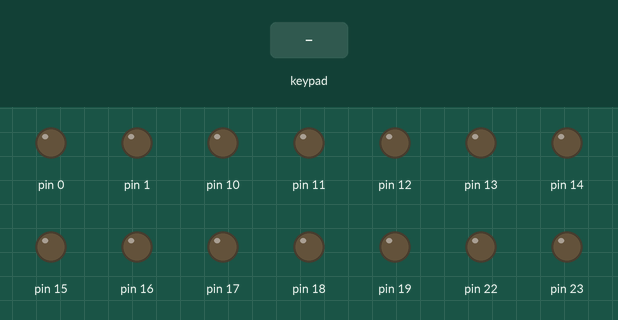
Recording of a program running on a simulated Arduino Uno, built with avr-gcc and run on an emulated ATmega328P. Parts: output pins drawn as LEDs (lit = HIGH). The inputs (shaded band) are chosen by the test bench.

Above: at 1.2 s.
1.3 s: keypad keys 9 8 7 6 pressed 0.4 s apart
At 3.4 s:
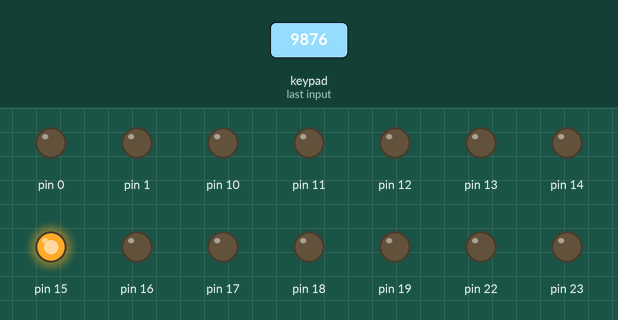
4.4 s: key '1' pressed
At 4.9 s:
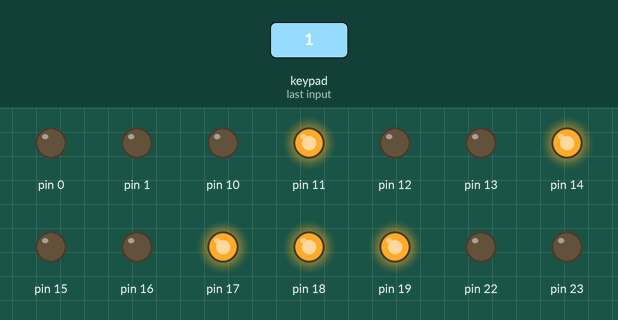
5.9 s: key '2' pressed
At 7.1 s:
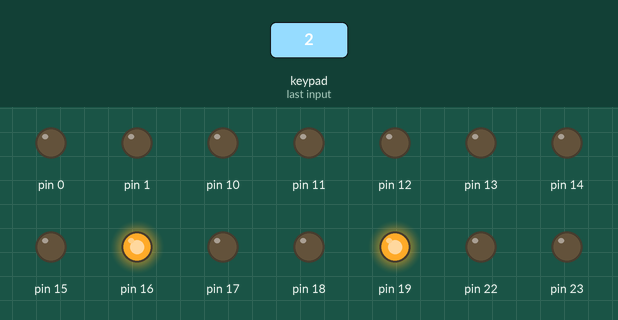
7.4 s: keypad keys 5 4 3 2 pressed 0.4 s apart
At 7.6 s:
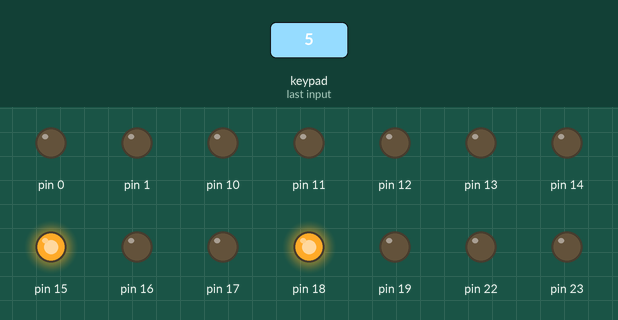
10.5 s: key '0' pressed
At 10.8 s:
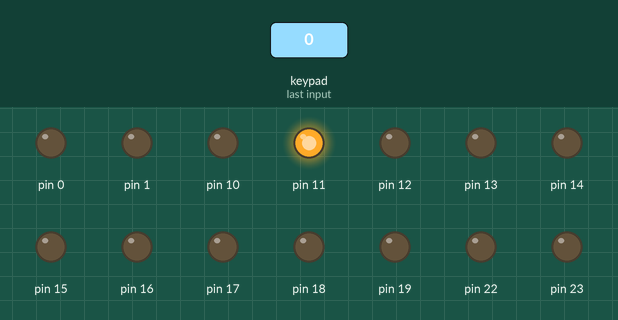
12.0 s: key '3' pressed
At 13.0 s:
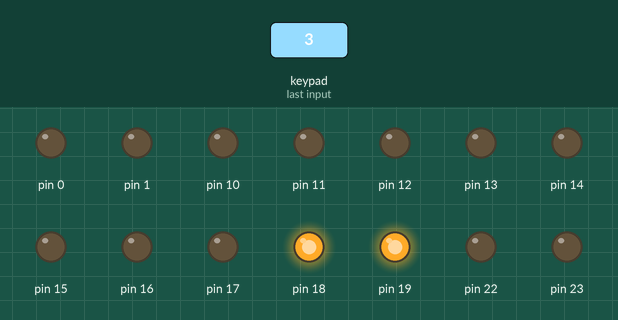
Timing chart, 0 to 14.5 s (numbered marks = the images above; inputs shaded):
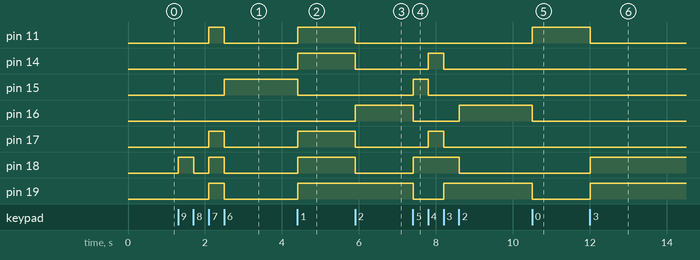

The program:

main.cpp
```cpp
#include <Arduino.h>
#include <Keypad.h>

const byte ROWS = 4;
const byte COLS = 4;

char hexaKeys[ROWS][COLS] = {
    {'1', '2', '3', 'A'},
    {'4', '5', '6', 'B'},
    {'7', '8', '9', 'C'},
    {'*', '0', '#', 'D'}};

byte rowPins[ROWS] = {9, 8, 7, 6};
byte colPins[COLS] = {5, 4, 3, 2};

Keypad customKeypad = Keypad(makeKeymap(hexaKeys), rowPins, colPins, ROWS, COLS);

void setup()
{
  DDRB = 0xFF; // Set Port B as output
  DDRC = 0xFF; // Set Port C as output
  DDRD = 0xFF; // Set Port D as output
}

void loop()
{
  //reads the value of the key
  char customKey = customKeypad.getKey();
  //Order of Connection
  // A ---> A0 LSB
  // B ---> A1
  // C ---> A2
  // D ---> A3
  // E ---> A4
  // F ---> A5
  // G ---> B3 MSB

  if (customKey == '0')
  {
  // A ---> 0
  // B ---> 0
  // C ---> 0
  // D ---> 0
  // E ---> 0
  // F ---> 0
  // G ---> 1
    PORTC = 0x00;
    PORTB |= (1 << PB3);
  }

  if (customKey == '1')
  {
  // A ---> 1
  // B ---> 0
  // C ---> 0
  // D ---> 1
  // E ---> 1
  // F ---> 1
  // G ---> 1
    PORTC = 0x39;
    PORTB |= (1 << PB3);
  }

  if (customKey == '2')
  {
  // A ---> 0
  // B ---> 0
  // C ---> 1
  // D ---> 0
  // E ---> 0
  // F ---> 1
  // G ---> 0
    PORTC = 0x24;
    PORTB &= ~(1 << PB3);
  }

  if (customKey == '3')
  {
  // A ---> 0
  // B ---> 0
  // C ---> 0
  // D ---> 0
  // E ---> 1
  // F ---> 1
  // G ---> 0
    PORTC = 0x30;
    PORTB &= ~(1 << PB3);
  }

  if (customKey == '4')
  {
  // A ---> 1
  // B ---> 0
  // C ---> 0
  // D ---> 1
  // E ---> 1
  // F ---> 0
  // G ---> 1
    PORTC = 0x19;
    PORTB &= ~(1 << PB3);
  }

  if (customKey == '5')
  {
  // A ---> 0
  // B ---> 1
  // C ---> 0
  // D ---> 0
  // E ---> 1
  // F ---> 0
  // G ---> 0
    PORTC = 0x12;
    PORTB &= ~(1 << PB3);
  }

  if (customKey == '6')
  {
  // A ---> 0
  // B ---> 1
  // C ---> 0
  // D ---> 0
  // E ---> 0
  // F ---> 0
  // G ---> 0
    PORTC = 0x02;
    PORTB &= ~(1 << PB3);
  }

  if (customKey == '7')
  {
  // A ---> 0
  // B ---> 0
  // C ---> 0
  // D ---> 1
  // E ---> 1
  // F ---> 1
  // G ---> 1
    PORTC = 0x38;
    PORTB |= (1 << PB3);
  }
  if (customKey == '8')
  {
  // A ---> 0
  // B ---> 0
  // C ---> 0
  // D ---> 0
  // E ---> 0
  // F ---> 0
  // G ---> 0
    PORTC = 0x00;
    PORTB &= ~(1 << PB3);
  }

  if (customKey == '9')
  {
  // A ---> 0
  // B ---> 0
  // C ---> 0
  // D ---> 0
  // E ---> 1
  // F ---> 0
  // G ---> 0
    PORTC = 0x10;
    PORTB &= ~(1 << PB3);
  }
}
```

Measured:
- after the input at 1.3 s, pin 11, pin 17, pin 19: LOW → HIGH after 0.80 s, → LOW 0.40 s later; pin 15: LOW → HIGH after 1.2 s; pin 18: alternates HIGH for 0.40 s and LOW for 0.39 s, 4 changes in all, then stays LOW, starting at once
- after the input at 4.4 s, pin 11, pin 14, pin 17–19: LOW → HIGH at once; pin 15: HIGH → LOW at once
- after the input at 5.9 s, pin 11, pin 14, pin 17, pin 18: HIGH → LOW at once; pin 16: LOW → HIGH at once
- after the input at 7.4 s, pin 14, pin 17: LOW → HIGH after 0.40 s, → LOW 0.40 s later; pin 15: LOW → HIGH at once, → LOW 0.39 s later; pin 16: HIGH → LOW at once, → HIGH 1.2 s later; pin 18: LOW → HIGH at once, → LOW 1.2 s later; pin 19: HIGH → LOW at once, → HIGH 0.80 s later
- after the input at 10.5 s, pin 11: LOW → HIGH at once; pin 16, pin 19: HIGH → LOW at once
- after the input at 12.0 s, pin 11: HIGH → LOW at once; pin 18, pin 19: LOW → HIGH at once
